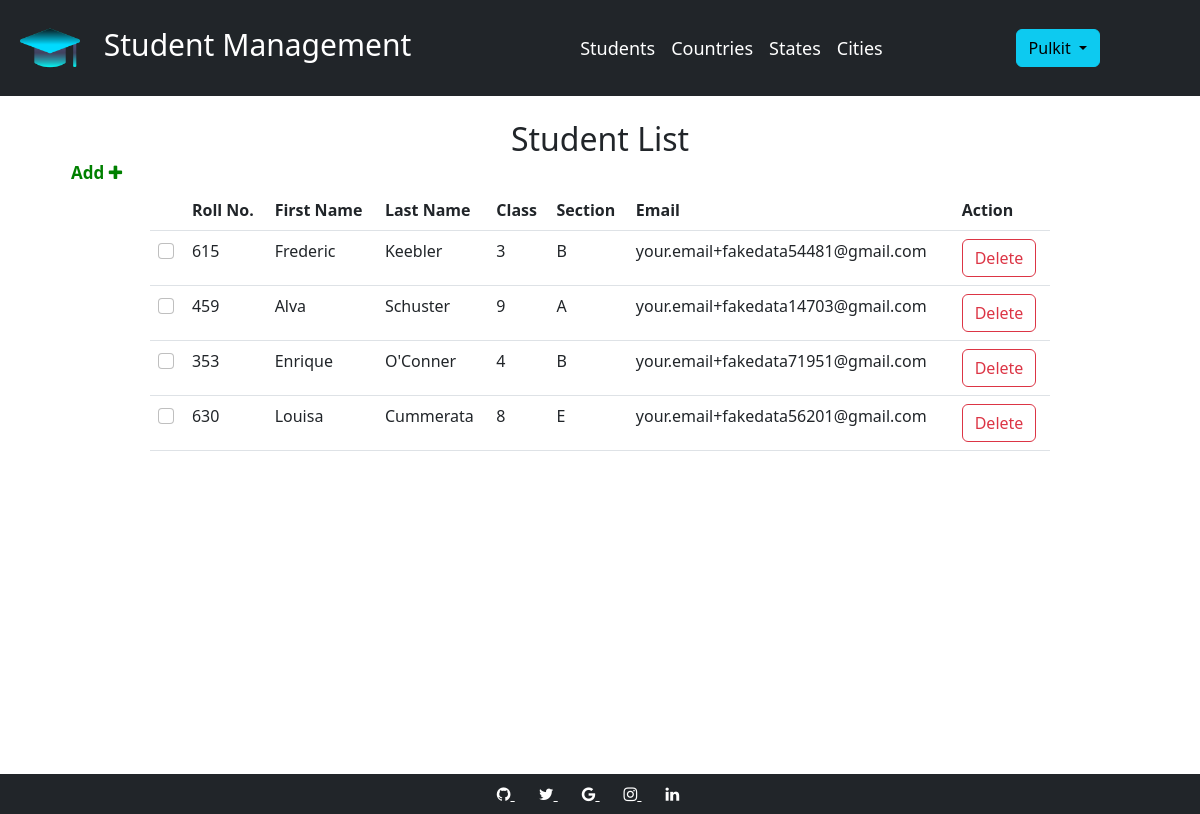
Screenshot of /home (signed in) with the database file from the repository.
### models.py (models this page shows, shortened)
class Student(db.Model):
    __tablename__ = "student"
    id = db.Column(db.Integer, primary_key=True)
    fname = db.Column(db.String(100))
    lname = db.Column(db.String(100))
    mother_name = db.Column(db.String(100))
    father_name = db.Column(db.String(100))
    addr = db.Column(db.String(100))
    city_id = db.Column(db.Integer, db.ForeignKey('city.id'))
    city = db.relationship('City')
    state_id = db.Column(db.Integer, db.ForeignKey('state.id'))
    state = db.relationship('State')
    country_id = db.Column(db.Integer, db.ForeignKey('country.id'))
    country = db.relationship('Country')
    pin = db.Column(db.String(100))
    standard_id = db.Column(db.Integer, db.ForeignKey('standard.id'))
    standard = db.relationship('Standard')
    section_id = db.Column(db.Integer, db.ForeignKey('section.id'))
    section = db.relationship('Section')
    roll_no = db.Column(db.String(100))
    email = db.Column(db.String(100))

class Standard(db.Model):
    __tablename__ = "standard"
    id = db.Column(db.Integer, primary_key=True)
    standard_name = db.Column(db.String(100))

class Section(db.Model):
    __tablename__ = "section"
    id = db.Column(db.Integer, primary_key=True)
    section_name = db.Column(db.String(100))

### app.py (the view)
@app.route('/home')
def home():
    if 'username' in session:
        students = Student.query.order_by(desc(Student.id))
        return render_template(templates.dashboard, students=students)
    return render_template(templates.login)

### templates/dashboard.html (shortened to what this page needs)
{%extends "skel.html"%}
{%block content%}
<br>
<h2 style="text-align:center">Student List</h2>
<br>
<div class="w-75" style="margin:auto;margin-bottom:200px">
    <div class="d-block" style="position:fixed;top:10rem; left:4rem;">
        <div>
            <a class="add_button"
               href="{{url_for('add_students')}}">Add <i class="fa fa-plus" aria-hidden="true"></i></a>
        </div>
    </div>
    <div style="height:400px;">
        <table class="table table-hover">
            <thead style="position:sticky; top:0;">
            <tr>
                <th></th>
                <th>Roll No.</th>
                <th>First Name</th>
                <th>Last Name</th>
                <th>Class</th>
                <th>Section</th>
                <th>Email</th>
                <th>Action</th>
            </tr>
            </thead>
            <tbody>
            {% for student in students %}
            <tr>
                <td>
                    <input class="form-check-input" name="check-box" id="check" type="checkbox" value="{{student.id}}">
                </td>
                <td style="cursor: pointer;"
                    onclick="location.href='{{url_for('student_details', student_id = student.id)}}'">{{
                    student.roll_no }}
                </td>
                <td style="cursor: pointer;"
                    onclick="location.href='{{url_for('student_details', student_id = student.id)}}'">{{
                    student.fname }}
                </td>
                <td style="cursor: pointer;"
                    onclick="location.href='{{url_for('student_details', student_id = student.id)}}'">{{
                    student.lname }}
                </td>
                <td style="cursor: pointer;"
                    onclick="location.href='{{url_for('student_details', student_id = student.id)}}'">{{
                    student.standard.standard_name }}
                </td>
                <td style="cursor: pointer;"
                    onclick="location.href='{{url_for('student_details', student_id = student.id)}}'">{{
                    student.section.section_name }}
                </td>
                <td style="cursor: pointer;"
                    onclick="location.href='{{url_for('student_details', student_id = student.id)}}'">{{
                    student.email }}
                </td>
                <td>
                    <button type="button" id="del" class="btn btn-outline-danger" onclick="del({{student.id}})"
                            data-toggle="modal" data-target=".bd-example-modal-sm">
                        Delete
                    </button>
                </td>
            </tr>
            {% endfor %}
            </tbody>
        </table>
    </div>
    <br>
</div>
{%endblock%}

### templates/skel.html (shortened to what this page needs)
<!DOCTYPE html>
<html lang="en">
<head>
    <link href="https://cdn.jsdelivr.net/npm/bootstrap@5.2.1/dist/css/bootstrap.min.css" rel="stylesheet"
>
    <link rel="stylesheet" href="https://cdnjs.cloudflare.com/ajax/libs/font-awesome/4.7.0/css/font-awesome.min.css">
    <link rel="stylesheet" href="/static/light.css">
    <link rel="stylesheet" href="/static/dark.css">
</head>
<body>
<nav style="position:sticky; top:0; z-index:1;" class="navbar navbar-expand-lg navbar-dark bg-dark">
    <a href="{{url_for('home')}}" class="navbar-brand"><img src="{{url_for('static', filename= 'sm2.png')}}"
                                                            style="border-radius:10px"
                                                            height="70px" alt="no image" class="navbar-brand"> Student
        Management</a>
    <div class="collapse navbar-collapse" id="navbarNav">
        <ul class="navbar-nav mx-auto">
            <li class="nav-item active">
                <a href="{{url_for('home')}}" class="nav-link active">Students</a>
            </li>
            <li class="nav-item">
                <a href="{{url_for('all_countries')}}" class="nav-link active">Countries</a>
            </li>
            <li class="nav-item">
                <a href="{{url_for('all_states')}}" class="nav-link active">States</a>
            </li>
            <li class="nav-item">
                <a href="{{url_for('all_cities')}}" class="nav-link active">Cities</a>
            </li>
        </ul>
        <div class="dropdown show nav-item" style="margin-right: 100px">
            <a class="btn btn-info dropdown-toggle" role="button" id="dropdownMenuLink"
               data-toggle="dropdown"
               aria-haspopup="true" aria-expanded="false">
                {{session.username.capitalize()}}
            </a>
        </div>
    </div>
</nav>
{%block content%}{%endblock%}
{% include "footer.html" %}
</body>
</html>

### templates/footer.html (shortened to what this page needs)
<div class="w-100" style="bottom:0px;position:fixed">
    <section class="d-flex justify-content-center p-2" style="background-color: rgb(33,37,41)">
      <div>
        <a href="https://www.github.com/pulkitdhiman0001" class="text-white me-4" target="_blank">
          <i class="fa fa-github"></i>
        </a>
        <a href="https://www.twitter.com" class="text-white me-4" target="_blank">
          <i class="fa fa-twitter"></i>
        </a>
        <a href="https://www.gmail.com" class="text-white me-4" target="_blank">
          <i class="fa fa-google"></i>
        </a>
        <a href="https://www.instagram.com" class="text-white me-4" target="_blank">
          <i class="fa fa-instagram"></i>
        </a>
        <a href="https://www.linkedin.com" class="text-white me-4" target="_blank">
          <i class="fa fa-linkedin"></i>
        </a>
      </div>
    </section>
</div>

### static/light.css (style rules this page uses)
#navbarNav ul li a { font-size: 18px; }
.navbar-brand { font-size:30px; margin-left:10px; }
.navbar-collapse { margin-left:20px; }
.add_button { text-decoration:none; color:green; font-size:17px; padding:7px; font-weight:bold }
ul { list-style-type: none; margin: 0; padding: 0; }

### static/dark.css (style rules this page uses)
#navbarNav ul li a { font-size: 18px; }
.navbar-brand { font-size:30px; margin-left:10px; }
.navbar-collapse { margin-left:20px; }

### rows the page displays
Student: roll_no "615", fname "Frederic", lname "Keebler", standard.standard_name "3", section.section_name "B", email "your.email+fakedata54481@gmail.com"
Student: roll_no "459", fname "Alva", lname "Schuster", standard.standard_name "9", section.section_name "A", email "your.email+fakedata14703@gmail.com"
Student: roll_no "353", fname "Enrique", lname "O'Conner", standard.standard_name "4", section.section_name "B", email "your.email+fakedata71951@gmail.com"
Student: roll_no "630", fname "Louisa", lname "Cummerata", standard.standard_name "8", section.section_name "E", email "your.email+fakedata56201@gmail.com"

### other values shown
{{ session.username.capitalize() }} "Pulkit"
